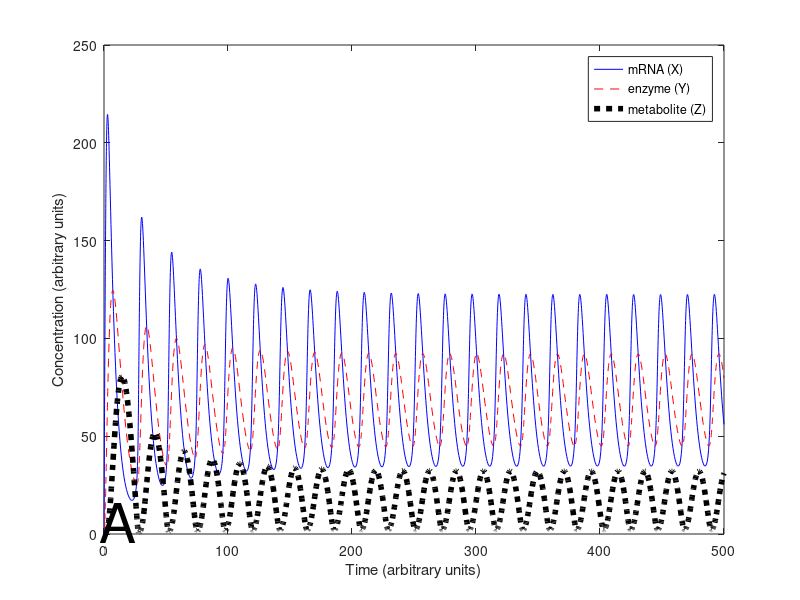

This chart was generated by the following MATLAB code: (Note: this script raises an error after producing the figure.)
% not showing 3d figure; commented-out now

%file Goodwin.m
%Goodwin oscillator model
%from Goodwin (1965) Adv. in. Enz. Reg. 3 pp. 425-428.
%Figure 7.17

function Goodwin

clear all

%declare model parameters
global a1
global kappa1
global k1
global b1
global alpha1
global beta1
global gamma1
global delta1
global n

%assign parameter values
a1=150;
kappa1=1;
k1=1;
b1=0.2;
alpha1=0.2;
beta1=0.2;
gamma1=0.2;
delta1=15;
n=1;


%set simulation parameters
Tend=500;
ODEFUN=@goodwinddt;
options=odeset('Refine', 6);

%set initial condition: state = [X, Y, Z]
x0=[0 0 0]';
%run simulation
[t,s]=ode45(ODEFUN, [0,Tend], x0, options);

%generate figure 7.17A
figure(1)
set(gca,'fontsize',14)
plot(t,s(:,1), 'b',t,s(:,2), 'r--',t, s(:,3), 'k:','Linewidth', 4)
 xlabel('Time (arbitrary units)')
 ylabel('Concentration (arbitrary units)')
 legend('mRNA (X)', 'enzyme (Y)', 'metabolite (Z)')
str1(1) = {'A'};
text(-3.5,6,str1, 'Fontsize', 40)

%run simulations for figure 7.17B

 [t1,s1] = ode15s(ODEFUN,[0,Tend], [0,0,0]);
 [t2,s2] = ode15s(ODEFUN,[0,Tend], [0,2.5,0]);
 [t3,s3] = ode15s(ODEFUN,[0,Tend], [0,5,0]);

%%generate figure 7.17B
%figure(2)
%set(gca, 'fontsize', 14)
% plot3(s1(:,1), s1(:,2), s1(:,3),'k--', 'Linewidth', 2)
% hold on
% plot3(s2(:,1), s2(:,2), s2(:,3),'k--', 'Linewidth', 2)
% plot3(s3(:,1), s3(:,2), s3(:,3),'k--', 'Linewidth', 2)
% xlabel('[X] (arbitrary units)')
% ylabel('[Y] (arbitrary units)')
% zlabel('[Z] (arbitrary units)')
% str1(1) = {'B'};
%text(-3.5, -3.5,5,str1, 'Fontsize', 40)
 
 


end


%dynamics of Goodwin model
function dS=goodwinddt(t,x)

global a1
global kappa1
global k1
global b1
global alpha1
global beta1
global gamma1
global delta1
global n


X=x(1);
Y=x(2);
Z=x(3);

 

%dS =[a1/(kappa1+k1*Z^n) - b1*X,  alpha1*X - beta1*Y, gamma1*Y - delta1*Z]';

dS =[a1/(kappa1+k1*Z^n) - b1*X,  alpha1*X - beta1*Y, gamma1*Y - delta1*Z/(1+Z)]';

end

